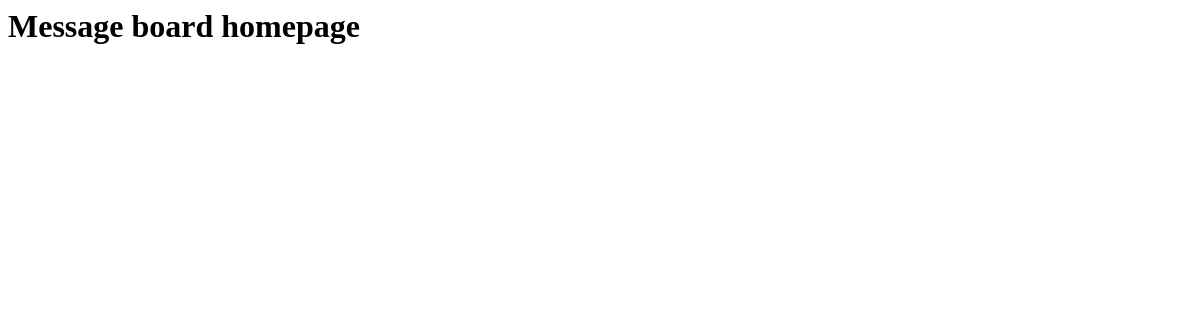
Before: / with the older database file.
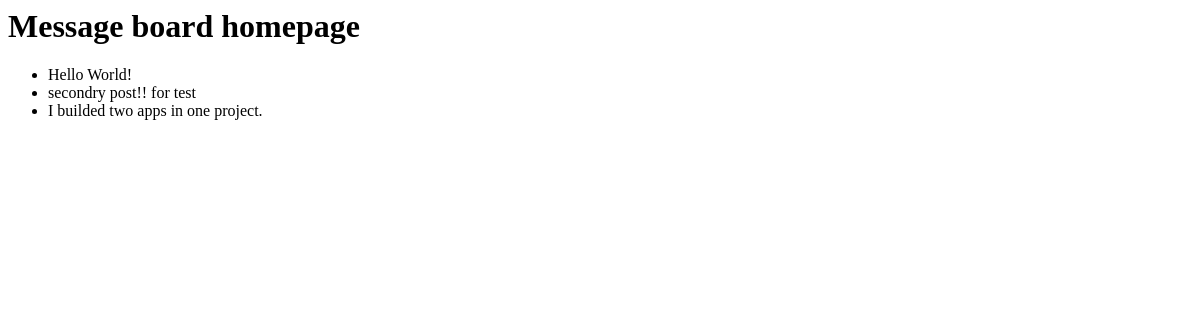
After: the same page with the newer database file.
### posts/models.py (models this page shows, shortened)
class Post(models.Model):
    text = models.TextField()

### posts/views.py (the view)
# urls.py: path('', HomePageView.as_view(), name='home'),
class HomePageView(ListView):
    model = Post
    template_name = 'home2.html'
    context_object_name = 'all_posts_list'

### templates/home2.html
<h1>Message board homepage</h1>
<ul>
    {% for post in all_posts_list %}
      <li>{{ post.text }}</li>
    {% endfor %}
</ul>

Changed rows visible on the page:
added Post: text "Hello World!"
added Post: text "secondry post!! for test"
added Post: text "I builded two apps in one project."
